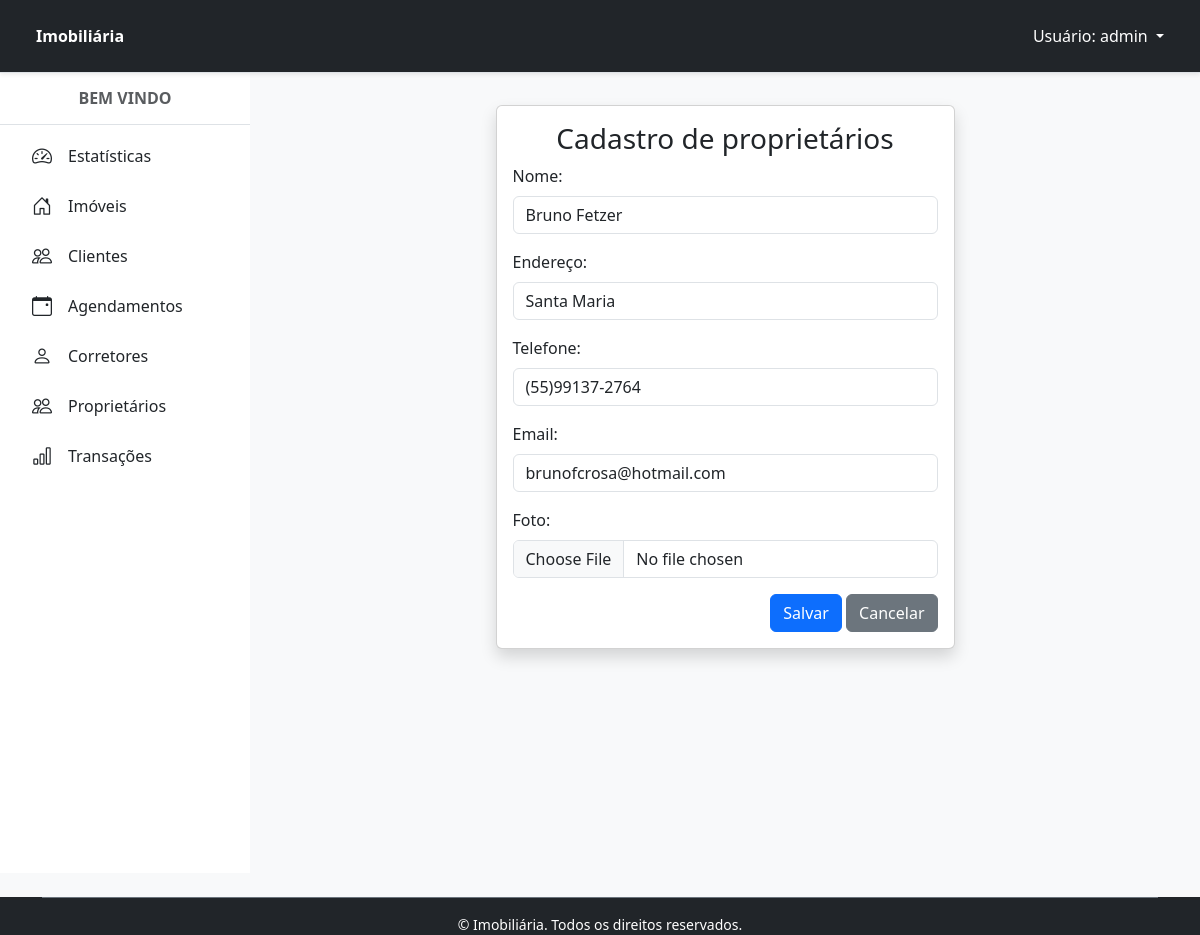
The app's page /proprietario/9/editar/ (signed in), older data.
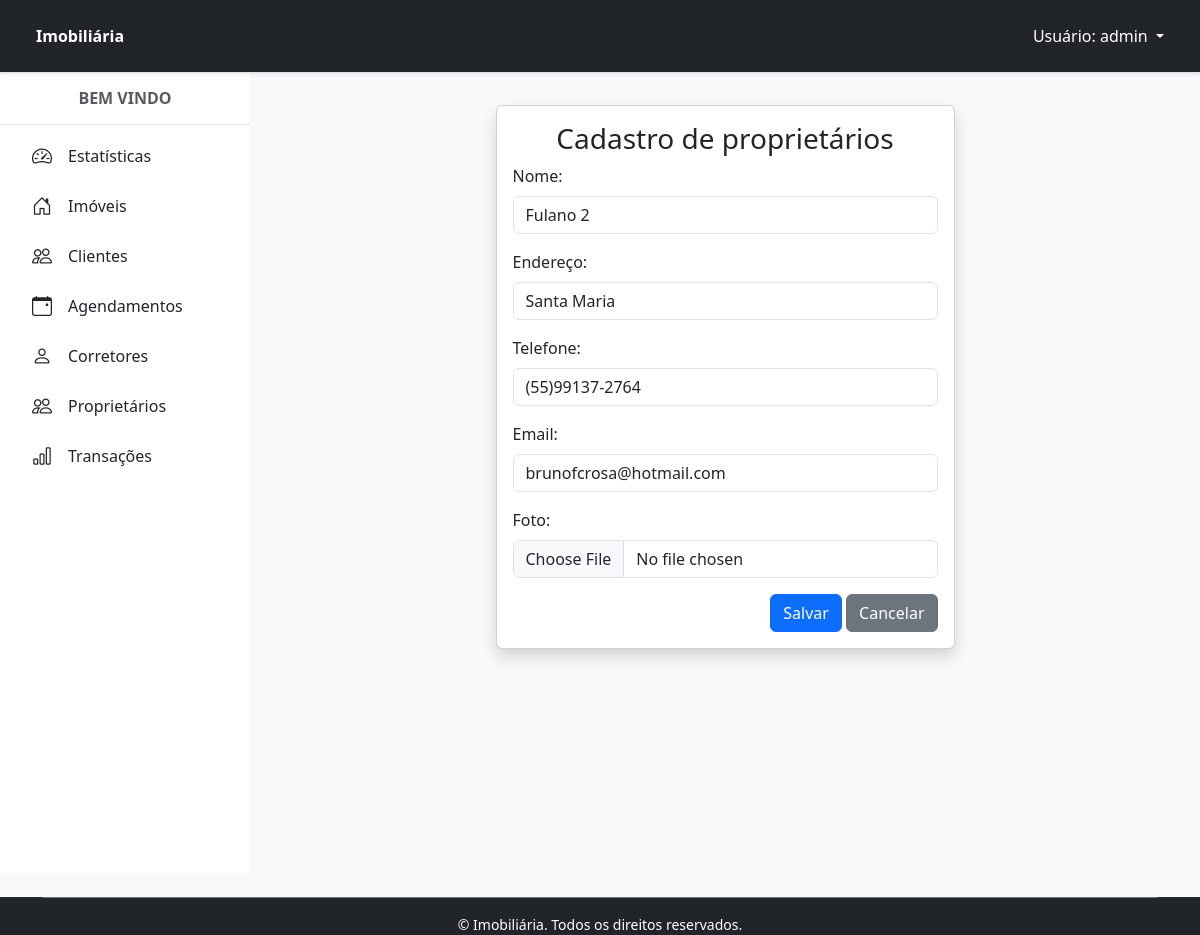
The same page, newer data.
### proprietarios/models.py (models this page shows, shortened)
class Proprietario(Pessoa):
    codigoProprietario = models.CharField('Código do Proprietário', max_length=10, unique=True)

### proprietarios/views.py (the view)
# urls.py: path('proprietario/<int:pk>/editar/', ProprietarioUpdateView.as_view(), name='proprietario_editar'),
class ProprietarioUpdateView(PermissionRequiredMixin, SuccessMessageMixin, UpdateView):
    permission_required = 'proprietarios.change_proprietario'
    permission_denied_message = 'Você não tem permissão para acessar essa página.'
    model = Proprietario
    form_class = ProprietarioModelForm
    template_name = 'proprietario_form.html'
    success_url = reverse_lazy('proprietario')
    success_message = 'Proprietário alterado com sucesso!'

### proprietarios/forms.py (shortened to what this page needs)
class ProprietarioModelForm(forms.ModelForm):
    class Meta:
        model = Proprietario
        fields = ['nome', 'endereco', 'telefone', 'email', 'foto']
        error_messages = {
            'nome': {'required': 'O nome do Proprietário é um campo obrigatório'},
            'endereco': {'required': 'O endereço do Proprietário é um campo obrigatório'},
            'telefone': {'required': 'O número do telefone é um campo obrigatório'},
            'email': {'required': 'O e-mail do Proprietário é um campo obrigatório',
                'invalid': 'Formato inválido para o e-mail. Exemplo de formato válido: fulano@dominio.com',
            }
        }
    def __init__(self, *args, **kwargs):
        super().__init__(*args, **kwargs)
        self.fields['nome'].widget.attrs['placeholder'] = 'Fulano da imobiliária'
        self.fields['endereco'].widget.attrs['placeholder'] = 'Av. Roraima nº 1000 Cidade Universitária Bairro - Camobi, Santa Maria - RS, 97105-900'
        self.fields['telefone'].widget.attrs['placeholder'] = '(55) 99999-9999'
        self.fields['email'].widget.attrs['placeholder'] = 'proprietário@imobiliária.com'

### proprietarios/templates/proprietario_form.html (shortened to what this page needs)
{% extends 'principal.html' %}
{% load django_bootstrap5 %}
{% block content %}
    <div class="card shadow m-3 col-md-6 mx-auto">
        <div class="card-body">
            <div class="row">
                <h3 class="text-center">Cadastro de proprietários</h3>
                <form method="POST" enctype="multipart/form-data">
                    {% bootstrap_form form %}
                    <div class="text-end">
                        {% bootstrap_button button_type="submit" content="Salvar" %}
                        <a href="{% url 'proprietario' %}" class="btn btn-secondary text-white" type="button">
                            <span class="text">Cancelar</span>
                        </a>
                    </div>
                </form>
            </div>
        </div>
    </div>
{% endblock %}

Row changes from the older to the newer data that the page shows:
changed Proprietario "Santa Maria": nome "Bruno Fetzer" → "Fulano 2"
